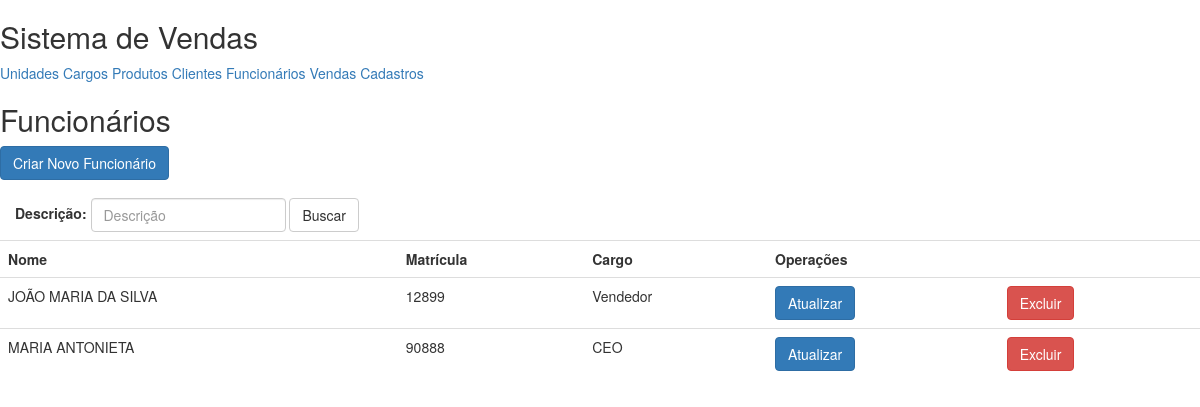
/appvendas/funcionario/list, run on an earlier commit of the app's database.
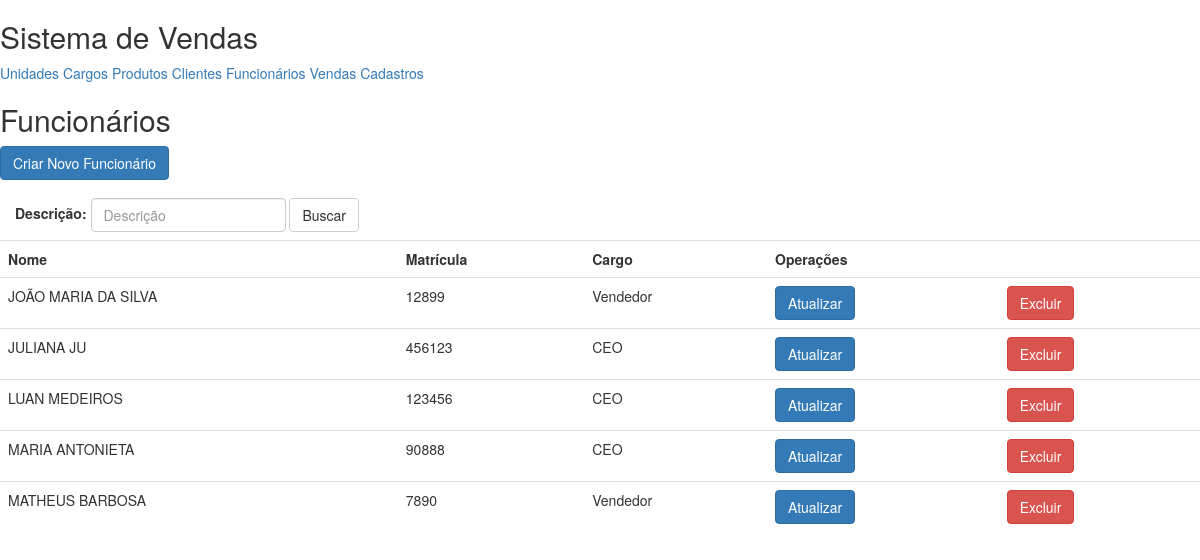
And on a later commit of the database.
### appvendas/models.py (models this page shows, shortened)
class Pessoa(models.Model):
    nome=models.CharField("Nome",max_length=255)
    email=models.EmailField("E-Mail",max_length=200)
    telefone=models.CharField("Telefone",max_length=20)

class Funcionario(Pessoa):
    matricula=models.CharField("Matrícula",max_length=10,unique=True)
    cargo=models.ForeignKey(Cargo,on_delete=models.PROTECT,verbose_name="Cargo")

class Pessoa(models.Model):
    nome=models.CharField("Nome",max_length=255)
    email=models.EmailField("E-Mail",max_length=200)
    telefone=models.CharField("Telefone",max_length=20)

class Cargo(models.Model):
    descricao=models.CharField("Descrição",max_length=150)
    def __str__(self):
        return self.descricao

### appvendas/views.py (the view)
def funcionario_list(request):
    criterio = request.GET.get('criterio')
    if(criterio):
        funcionarios = Funcionario.objects.filter(nome__contains=criterio)
    else:
        funcionarios = Funcionario.objects.all().order_by('nome')
        criterio = ""
    dados= {'funcionarios':funcionarios, 'criterio':criterio}
    return render(request,'funcionario/funcionario_list.html', dados)

### templates/funcionario/funcionario_list.html
{% extends 'base.html' %}
{% block conteudo %}
    <h2>Funcionários</h2>
    <p><a href="{% url 'funcionario_new' %}" class="btn btn-primary" >Criar Novo Funcionário</a></p>
    <form class="navbar-form navbar-left" role="search" method="get" action="{% url 'funcionario_list' %}">
        <div class="form-group">
            <label for="criterio">Descrição:</label>
            <input type="text" id="criterio" name="criterio" value="{{ criterio }}" class="form-control" placeholder="Descrição">
        </div>
        <button type="submit" class="btn btn-default">Buscar</button>
    </form>
<table class="table table-hover">
  <tr>
      <th>Nome</th>
      <th>Matrícula</th>
      <th>Cargo</th>
      <th colspan="2">Operações</th>
  </tr>
    {% for funcionario in funcionarios %}
        <tr>
            <td>{{ funcionario.nome | upper }}</td>
            <td>{{ funcionario.matricula | upper }}</td>
            <td>{{ funcionario.cargo }}</td>
            <td><a href="{%  url 'funcionario_update' funcionario.pk %}" class="btn btn-primary"> Atualizar</a></td>
            <td><a href="{%  url 'funcionario_delete' funcionario.pk %}" class="btn btn-danger"> Excluir</a></td>
        </tr>
    {% endfor %}
</table>
{% endblock %}

What changed in the data, as far as the page shows it:
added Funcionario: nome "JULIANA JU", matricula "456123", cargo "CEO"
added Funcionario: nome "LUAN MEDEIROS", matricula "123456", cargo "CEO"
added Funcionario: nome "MATHEUS BARBOSA", matricula "7890", cargo "Vendedor"
